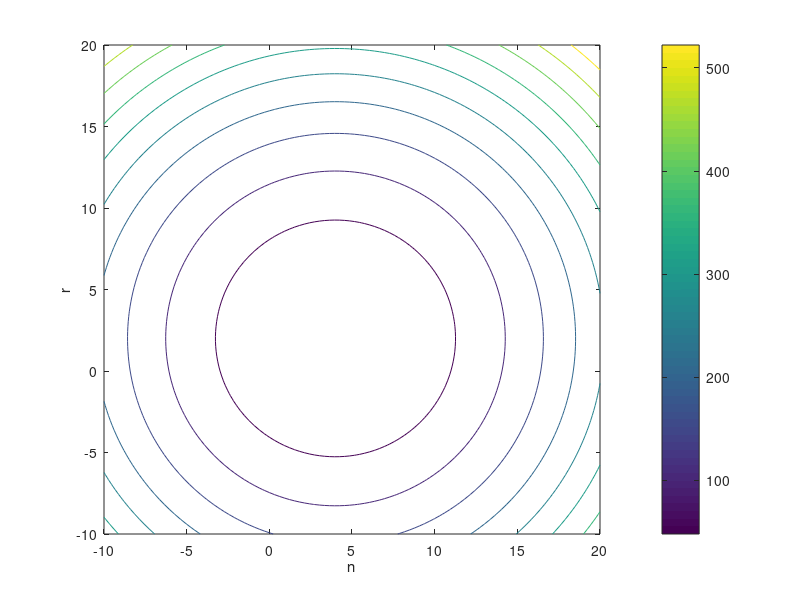

MATLAB code to generate this figure:
% Plotting the Solution
n = linspace(-10,20,100);
r = linspace(-10,20,100);
[X,Y] = meshgrid(n,r);
Z = X.^2 - 8.*X + Y.^2 - 4.*Y + 15;

contour(X,Y,Z)
colorbar()
xlabel('n')
ylabel('r')